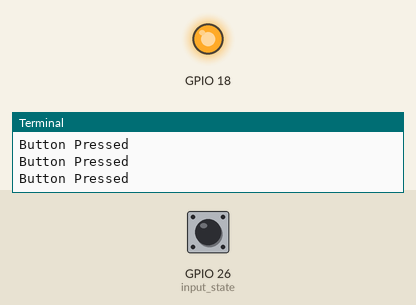
Recording of a program running on a simulated Raspberry Pi (BCM pin numbers). Shown: output pins drawn as LEDs (lit = HIGH), the last lines printed to the terminal. The inputs (shaded band) are chosen by the test bench; at power-on: GPIO 26 (input_state) HIGH.

Above: at 1.2 s.
1.3 s: GPIO 26 (input_state) pulled LOW for 0.6 s
At 1.9 s:
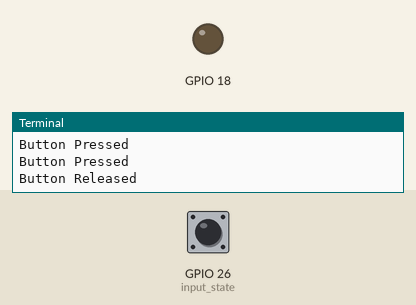
3.5 s: GPIO 26 (input_state) pulled LOW for 3.2 s
At 7.8 s:
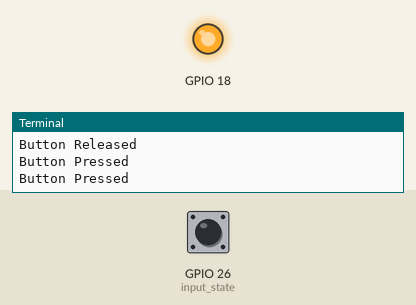
Timing chart, 0 to 9.3 s (numbered marks = the images above; inputs shaded):
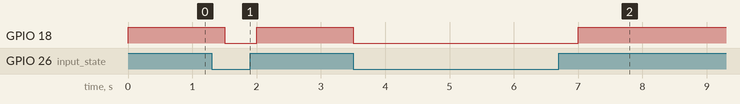

Measured:
- after the input at 1.3 s, GPIO 18: HIGH → LOW after 0.20 s, → HIGH 0.50 s later
- after the input at 3.5 s, GPIO 18: HIGH → LOW at once, → HIGH 3.5 s later

The program:

app.py
```python
import RPi.GPIO as GPIO
import time

# Configure the PIN # 18
# GPIO.setmode(GPIO.BOARD)
GPIO.setmode(GPIO.BCM)
GPIO.setwarnings(False)

GPIO.setup(18, GPIO.OUT)
GPIO.setup(26, GPIO.IN, pull_up_down=GPIO.PUD_UP)

# Blink Interval
blink_interval = .5 #Time interval in Seconds

# Blinker Loop
while True:
    input_state = GPIO.input(26)

    if input_state == False:
        print('Button Released')
        GPIO.output(18, GPIO.LOW)
    else:
        print('Button Pressed')
        GPIO.output(18, GPIO.HIGH)

    time.sleep(blink_interval)

# Release Resources
GPIO.cleanup()
```
